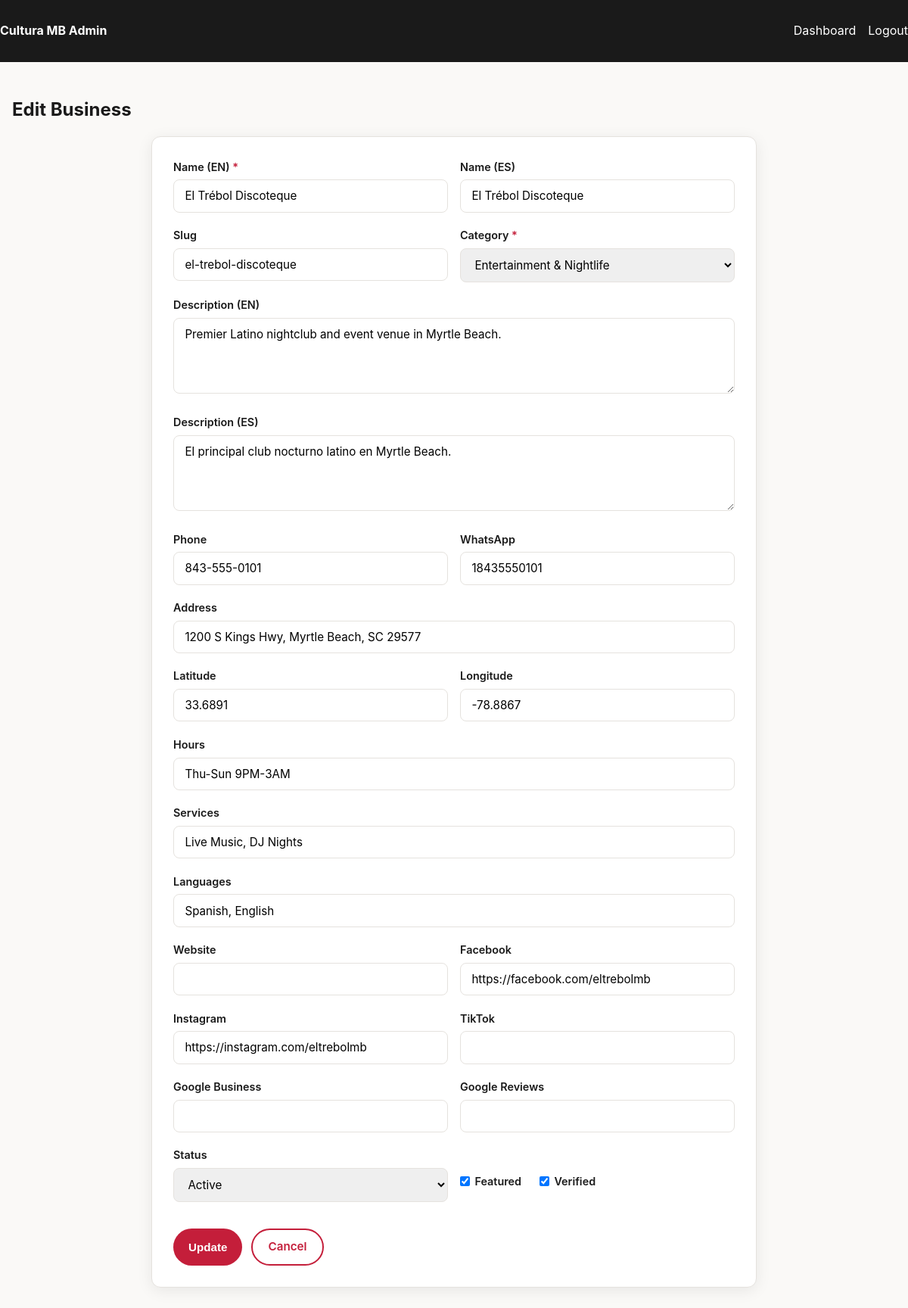
/admin/business/1/edit (signed in), run on the app's committed database.
### tables this page shows
CREATE TABLE businesses (
        id INTEGER PRIMARY KEY AUTOINCREMENT, name TEXT NOT NULL, name_es TEXT, slug TEXT UNIQUE NOT NULL,
        category TEXT NOT NULL, logo TEXT, cover TEXT, description TEXT, description_es TEXT,
        phone TEXT, whatsapp TEXT, address TEXT, lat REAL, lng REAL, hours TEXT, website TEXT,
        facebook TEXT, instagram TEXT, tiktok TEXT, google_profile TEXT, google_reviews TEXT,
        services TEXT, languages TEXT DEFAULT 'Spanish, English', featured INTEGER DEFAULT 0,
        verified INTEGER DEFAULT 0, status TEXT DEFAULT 'active', created_at TEXT, updated_at TEXT
    );

CREATE TABLE categories (
        id INTEGER PRIMARY KEY AUTOINCREMENT, name_en TEXT UNIQUE NOT NULL, name_es TEXT NOT NULL, icon TEXT, sort_order INTEGER DEFAULT 0
    );

### app.py (the view)
@app.route("/admin/business/<int:biz_id>/edit", methods=["GET","POST"])
@admin_required
def admin_business_edit(biz_id):
    db = get_db()
    biz = db.execute("SELECT * FROM businesses WHERE id=?", (biz_id,)).fetchone()
    if not biz: abort(404)
    categories = db.execute("SELECT * FROM categories ORDER BY sort_order").fetchall()
    if request.method == "POST":
        return _save_business(biz_id)
    return render_template("admin_business_form.html", biz=biz, categories=categories)

### app.py (called while the page is built)
def get_db():
    if "db" not in g:
        g.db = sqlite3.connect(DATABASE)
        g.db.row_factory = sqlite3.Row
    return g.db

def get_lang():
    lang = request.args.get("lang") or session.get("lang") or "en"
    return lang if lang in ("en","es") else "en"

def admin_required(f):
    @wraps(f)
    def decorated(*args, **kwargs):
        if not session.get("admin_logged_in"):
            return redirect(url_for("admin_login"))
        return f(*args, **kwargs)
    return decorated

@app.context_processor
def inject_globals():
    return {"current_lang": get_lang(), "t": t, "now_year": datetime.utcnow().year}

### templates/admin_business_form.html (shortened to what this page needs)
<!DOCTYPE html>
<html lang="en">
<head>
  <link rel="stylesheet" href="{{ url_for('static', filename='css/style.css') }}">
</head>
<body>
  <header class="admin-header"><div class="container header-inner"><strong>Cultura MB Admin</strong><div style="display:flex;gap:1rem;"><a href="{{ url_for('admin_dashboard') }}">Dashboard</a><a href="{{ url_for('admin_logout') }}">Logout</a></div></div></header>
  <main class="section"><div class="container">
    <h1 style="font-size:1.5rem;margin-bottom:1.25rem;">{{ 'Edit Business' if biz else 'Add New Business' }}</h1>
    <div class="form-card" style="max-width:800px;">
      <form method="post" enctype="multipart/form-data">
        <div class="form-row">
          <div class="form-group"><label class="required" for="name">Name (EN)</label><input type="text" id="name" name="name" required value="{{ biz.name if biz else '' }}"></div>
          <div class="form-group"><label for="name_es">Name (ES)</label><input type="text" id="name_es" name="name_es" value="{{ biz.name_es if biz else '' }}"></div>
        </div>
        <div class="form-row">
          <div class="form-group"><label for="slug">Slug</label><input type="text" id="slug" name="slug" value="{{ biz.slug if biz else '' }}"></div>
          <div class="form-group"><label class="required" for="category">Category</label>
            <select id="category" name="category" required>
              {% for cat in categories %}<option value="{{ cat.name_en }}" {% if biz and biz.category == cat.name_en %}selected{% endif %}>{{ cat.name_en }}</option>{% endfor %}
            </select>
          </div>
        </div>
        <div class="form-group"><label for="description">Description (EN)</label><textarea id="description" name="description">{{ biz.description if biz else '' }}</textarea></div>
        <div class="form-group"><label for="description_es">Description (ES)</label><textarea id="description_es" name="description_es">{{ biz.description_es if biz else '' }}</textarea></div>
        <div class="form-row">
          <div class="form-group"><label for="phone">Phone</label><input type="tel" id="phone" name="phone" value="{{ biz.phone if biz else '' }}"></div>
          <div class="form-group"><label for="whatsapp">WhatsApp</label><input type="text" id="whatsapp" name="whatsapp" value="{{ biz.whatsapp if biz else '' }}"></div>
        </div>
        <div class="form-group"><label for="address">Address</label><input type="text" id="address" name="address" value="{{ biz.address if biz else '' }}"></div>
        <div class="form-row">
          <div class="form-group"><label for="lat">Latitude</label><input type="text" id="lat" name="lat" value="{{ biz.lat if biz else '' }}"></div>
          <div class="form-group"><label for="lng">Longitude</label><input type="text" id="lng" name="lng" value="{{ biz.lng if biz else '' }}"></div>
        </div>
        <div class="form-group"><label for="hours">Hours</label><input type="text" id="hours" name="hours" value="{{ biz.hours if biz else '' }}"></div>
        <div class="form-group"><label for="services">Services</label><input type="text" id="services" name="services" value="{{ biz.services if biz else '' }}"></div>
        <div class="form-group"><label for="languages">Languages</label><input type="text" id="languages" name="languages" value="{{ biz.languages if biz else 'Spanish, English' }}"></div>
        <div class="form-row">
          <div class="form-group"><label for="website">Website</label><input type="url" id="website" name="website" value="{{ biz.website if biz else '' }}"></div>
          <div class="form-group"><label for="facebook">Facebook</label><input type="url" id="facebook" name="facebook" value="{{ biz.facebook if biz else '' }}"></div>
        </div>
        <div class="form-row">
          <div class="form-group"><label for="instagram">Instagram</label><input type="url" id="instagram" name="instagram" value="{{ biz.instagram if biz else '' }}"></div>
          <div class="form-group"><label for="tiktok">TikTok</label><input type="url" id="tiktok" name="tiktok" value="{{ biz.tiktok if biz else '' }}"></div>
        </div>
        <div class="form-row">
          <div class="form-group"><label for="google_profile">Google Business</label><input type="url" id="google_profile" name="google_profile" value="{{ biz.google_profile if biz else '' }}"></div>
          <div class="form-group"><label for="google_reviews">Google Reviews</label><input type="url" id="google_reviews" name="google_reviews" value="{{ biz.google_reviews if biz else '' }}"></div>
        </div>
        <div class="form-row">
          <div class="form-group"><label for="status">Status</label>
            <select id="status" name="status">
              <option value="active" {% if not biz or biz.status=='active' %}selected{% endif %}>Active</option>
            </select>
          </div>
          <div class="form-group" style="display:flex;align-items:center;gap:1.5rem;padding-top:1.5rem;">
            <label style="display:flex;align-items:center;gap:0.4rem;"><input type="checkbox" name="featured" value="1" {% if biz and biz.featured %}checked{% endif %}> Featured</label>
            <label style="display:flex;align-items:center;gap:0.4rem;"><input type="checkbox" name="verified" value="1" {% if biz and biz.verified %}checked{% endif %}> Verified</label>
          </div>
        </div>
        <div style="display:flex;gap:0.75rem;margin-top:1rem;">
          <button type="submit" class="btn btn-primary">{{ 'Update' if biz else 'Create' }}</button>
          <a href="{{ url_for('admin_dashboard') }}" class="btn btn-outline">Cancel</a>
        </div>
      </form>
    </div>
  </div></main>
</body>
</html>

### static/css/style.css (style rules this page uses)
:root { --primary:#c41e3a;--primary-dark:#9a1830;--secondary:#006847;--bg:#faf9f7;--surface:#fff;--text:#1a1a1a;--text-muted:#5c5c5c;--border:#e5e2de;--radius:12px;--shadow:0 4px 20px rgba(0,0,0,.08);--font:Inter,system-ui,sans-serif;--font-display:Poppins,var(--font) }
* { box-sizing:border-box;margin:0;padding:0 }
html { scroll-behavior:smooth }
body { font-family:var(--font);background:var(--bg);color:var(--text);line-height:1.6;min-height:100vh;display:flex;flex-direction:column }
a { color:var(--primary);text-decoration:none }
h1,h2,h3,h4 { font-family:var(--font-display);font-weight:700;line-height:1.25 }
.container { width:100%;max-width:1200px;margin:0 auto;padding:0 1rem }
.header-inner { display:flex;align-items:center;justify-content:space-between;padding:.75rem 0;gap:1rem }
.btn { display:inline-flex;align-items:center;justify-content:center;gap:.4rem;padding:.65rem 1.25rem;border-radius:999px;font-weight:600;font-size:.95rem;border:none;cursor:pointer;transition:all .2s;text-decoration:none }
.btn-primary { background:var(--primary);color:#fff }
.btn-outline { background:transparent;border:2px solid var(--primary);color:var(--primary) }
.section { padding:3rem 0 }
.form-card { background:var(--surface);border:1px solid var(--border);border-radius:var(--radius);padding:1.75rem;max-width:640px;margin:0 auto;box-shadow:var(--shadow) }
.form-group { margin-bottom:1.15rem }
.form-group label { display:block;font-weight:600;margin-bottom:.35rem;font-size:.9rem }
.form-group input,.form-group select,.form-group textarea { width:100%;padding:.7rem .9rem;border:1px solid var(--border);border-radius:8px;font-size:.95rem;font-family:inherit }
.form-group textarea { min-height:100px;resize:vertical }
.form-row { display:grid;gap:1rem }
@media (min-width:600px) { .form-row { grid-template-columns:1fr 1fr } }
.required::after { content:" *";color:var(--primary) }
.admin-header { background:#1a1a1a;color:#fff;padding:1rem 0 }
.admin-header a { color:#fff }

### data on the page
businesses: name "El Trébol Discoteque", name_es "El Trébol Discoteque", slug "el-trebol-discoteque", category "Entertainment & Nightlife", description "Premier Latino nightclub and event venue in Myrtle Beach.", description_es "El principal club nocturno latino en Myrtle Beach.", phone "843-555-0101", whatsapp "18435550101", address "1200 S Kings Hwy, Myrtle Beach, SC 29577", lat "33.6891", lng "-78.8867", hours "Thu-Sun 9PM-3AM", services "Live Music, DJ Nights", languages "Spanish, English", facebook "https://facebook.com/eltrebolmb", instagram "https://instagram.com/eltrebolmb", status "Active", featured "☑", verified "☑"

### other printed values
{{ 'Edit Business' if biz else 'Add New Business' }} "Edit Business"
{{ 'Update' if biz else 'Create' }} "Update"
